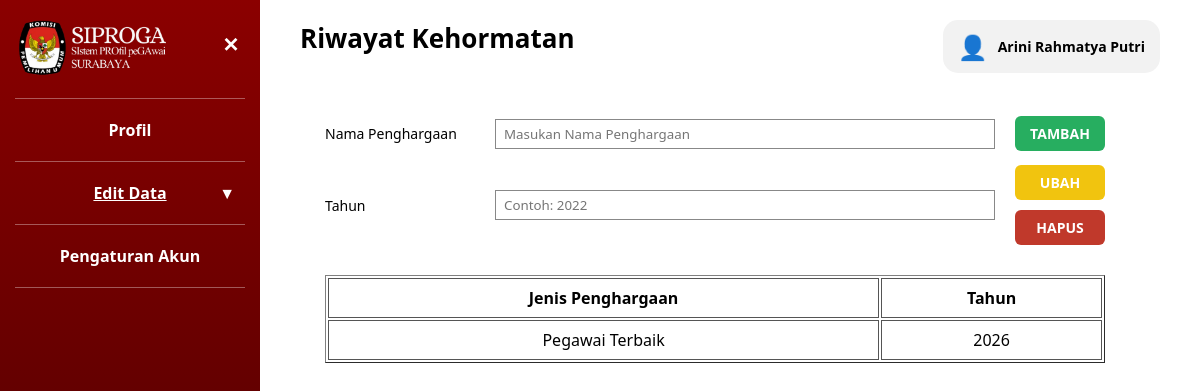
Screenshot of /pegawai/Edit_Riwayat_Kehormatan_User.php (signed in) with the database file from the repository.
### tables this page shows
CREATE TABLE `pegawai` (
  `nip` char(18) NOT NULL,
  `nama_pegawai` varchar(250) NOT NULL,
  `tempat_lahir` varchar(100) NOT NULL,
  `tanggal_lahir` date NOT NULL,
  `alamat` varchar(100) NOT NULL,
  `tmt_cpns` date DEFAULT NULL,
  `tmt_pns` date DEFAULT NULL,
  `no_telp` varchar(15) NOT NULL,
  `created_at` timestamp NOT NULL DEFAULT CURRENT_TIMESTAMP,
  `updated_at` timestamp NOT NULL DEFAULT CURRENT_TIMESTAMP ON UPDATE CURRENT_TIMESTAMP,
  `id_jenis_kelamin` int UNSIGNED NOT NULL,
  `id_agama` int UNSIGNED NOT NULL,
  `id_status_perkawinan` int UNSIGNED NOT NULL,
  `id_gol` int UNSIGNED NOT NULL,
  `id_unit_kerja` int UNSIGNED NOT NULL,
  `foto` varchar(50) NOT NULL,
  `tipe_karyawan` varchar(10) NOT NULL,
  `instansi` varchar(50) NOT NULL
);

CREATE TABLE `riwayat_kehormatan` (
  `id_riwayat_kehormatan` int UNSIGNED NOT NULL,
  `nip` char(18) NOT NULL,
  `nama_penghargaan` varchar(100) NOT NULL,
  `tahun` year NOT NULL
);

### pegawai/Edit_Riwayat_Kehormatan_User.php (the view, shortened to what this page needs)
<?php
include '../config/koneksi.php';
$nip = $_SESSION['nip'];
$query = mysqli_query($conn,"SELECT * FROM pegawai WHERE nip='$nip'");
$data = mysqli_fetch_assoc($query);
?>
<!DOCTYPE html>
<html lang="id">
<head>
    <link rel="stylesheet" href="../assets/style_edit.css">
    <link rel="stylesheet" href="../assets/style_tab.css">
</head>
<body class="role-user">
<aside class="sidebar-edit">
    <div class="logo_siproga">
      <img src="../auth/Logo_Siproga.png">
      <button class="tombol-menu" id="tombolMenu">✕</button>
    </div>
      <hr class="garis-menu" />
      <a href="Identitas_User.php" class="item-menu">Profil</a>
      <hr class="garis-menu" />
      <div class="item-menu aktif" id="menuEditData">
        Edit Data
        <span class="panah-menu" id="panahEditData">▼</span>
    </div>
    <hr class="garis-menu" />
    <a href="Pengaturan_Akun_User.php" class="item-menu">Pengaturan Akun</a>
      <hr class="garis-menu" />
    </aside>
<main class="konten">
    <h2>Riwayat Kehormatan</h2>
     <div class="user-profile" id="userProfile">
        <div class="user-info">
            <div class="user-icon">👤</div>
            <div class="user-text">
            <div class="user-name">
            <?= $data['nama_pegawai'] ?>
            </div>
            </div>
        </div>
        </div>
      <div class="bagian-identitas">
        <form method="POST" id="formUpload">
        <div class="baris-form" style="grid-template-columns:150px 500px 120px;">
            <label>Nama Penghargaan</label>
            <input type="text" name="nama_penghargaan"  placeholder="Masukan Nama Penghargaan">
            <button type="button" onclick="klikTambah()" class="tombol-tambah btn-kecil">
                TAMBAH
            </button>
        </div>
        <div class="baris-form" style="grid-template-columns:150px 500px 120px;">
            <label>Tahun</label>
            <input type="number" name="tahun" placeholder="Contoh: 2022">
            <div class="aksi-vertikal">
            <button type="button" onclick="klikUbahBeda('id_riwayat_kehormatan')" class="tombol-ubah btn-kecil">
                    UBAH
                </button>
                <button type="button" onclick="klikHapus('id_riwayat_kehormatan')" class="tombol-hapus btn-kecil">
                    HAPUS
                </button>
            </div>
        </div>
        <table class="tabel-riwayat" border="1" cellpadding="5">
        <thead>
        <tr>
        <th>Jenis Penghargaan</th>
        <th>Tahun</th>
        </tr>
        </thead>
        <tbody>
        <?php
        $data = mysqli_query($conn,"
        SELECT * FROM riwayat_kehormatan
        WHERE nip='$nip'
        ORDER BY tahun DESC
        ");
        while($row = mysqli_fetch_assoc($data)){
        echo "<tr onclick=\"pilihData('".$row['id_riwayat_kehormatan']."','".$row['nama_penghargaan']."','".$row['tahun']."')\">
        <td>".$row['nama_penghargaan']."</td>
        <td>".$row['tahun']."</td>
        </tr>";
        }
        ?>
        </tbody>
        </table>
        </form>
        </div>
</main>
</body>
</html>

### assets/style_edit.css (style rules this page uses)
.sidebar-edit { width: 260px; background: linear-gradient(to bottom, #8b0000, #3b0000); color: #fff; padding: 20px 15px; min-height: 100vh; }
.sidebar-edit .item-menu { display: block; padding: 8px 5px; font-weight: bold; text-align: center; cursor: pointer; color: #fff !important; text-decoration: none; }
.bagian-identitas { display: flex; align-items: flex-start; justify-content:center; gap: 60px; margin-top: 20px; }
.sidebar-edit .item-menu.aktif { text-decoration: underline; }
.tabel-riwayat tr { cursor:pointer; }
.tabel-riwayat { width:800px; margin-top:30px; }

### assets/style_tab.css (style rules this page uses)
* { box-sizing: border-box; font-family: "Segoe UI", Tahoma, sans-serif; }
body { margin: 0; min-height: 100vh; display: flex; background: #ffffff; }
.tombol-menu { background: none; border: none; color: #fff; font-size: 22px; cursor: pointer; font-weight: bold;font-weight: bold; }
.garis-menu { border: none; border-top: 1px solid rgba(255,255,255,0.35); margin: 12px 0; }
.item-menu { display: block; padding: 8px 5px; cursor: pointer; font-weight: bold; text-align: center; position: relative; }
.item-menu.aktif { text-decoration: underline; }
.panah-menu { position: absolute; right: 10px; top: 50%; transform: translateY(-50%); }
.konten { flex: 1; padding: 20px 40px 30px; position: relative; }
.konten h2 { margin: 0 0 25px; font-size: 26px; }
.baris-form { display: grid; grid-template-columns: 240px 1fr; align-items: center; margin-bottom: 14px; column-gap: 20px; }
.baris-form label { font-size: 14px; }
.baris-form input, .baris-form textarea { height: 30px; border: 1px solid #888; padding: 4px 8px; width: 100%; box-sizing: border-box; font-family: inherit; }
.tombol-ubah { background: #f1c40f; color: #fff; border: none; padding: 8px 22px; border-radius: 5px; font-weight: bold; cursor: pointer; }
.tombol-hapus { background: #c0392b; color: #fff; border: none; padding: 8px 22px; border-radius: 5px; font-weight: bold; cursor: pointer; text-decoration: none; }
.tombol-tambah { background: #27ae60; color: #fff; border: none; padding: 8px 22px; border-radius: 5px; font-weight: bold; cursor: pointer; }
.aksi-vertikal { display: flex; flex-direction: column; gap: 10px; }
.tabel-riwayat { width: 750px; max-width: 100%; margin-top: 30px; }
.tabel-riwayat th, .tabel-riwayat td { border: 0.8px solid #555; padding: 8px; text-align: center; }
.btn-kecil { width: 90px; padding: 8px 0; font-size: 14px; border-radius: 6px; }
.user-profile { position: absolute; top: 20px; right: 40px; cursor: pointer; z-index: 9999; }
.user-info { display: flex; align-items: center; gap: 10px; background: #f2f2f2; padding: 10px 15px; border-radius: 15px; }
.user-icon { font-size: 24px; }
.user-name { font-weight: bold; font-size: 14px; }
.logo_siproga { display: flex; align-items: flex-start; position: relative; }
.logo_siproga img { width: 170px; height: auto; padding-right: 12px; display: block; margin-bottom: 10px; }
.tombol-menu { font-size: 20px; background: none; border: none; color: white; cursor: pointer; position: absolute; right: 0px; top: 10px; }

### pegawai/Edit_Riwayat_Kehormatan_User.php (style rules this page uses)
.tabel-riwayat { width:780px; margin-top:30px; }
.bagian-identitas { display:flex; justify-content:center; margin-top: 60px; }

### pegawai/Notifikasi_Logout.php (style rules this page uses)
.user-profile { position: absolute; top: 20px; right: 40px; cursor: pointer; z-index: 9999; }
.user-info { display: flex; align-items: center; gap: 10px; background: #f2f2f2; padding: 10px 15px; border-radius: 15px; }
.user-icon { font-size: 24px; }
.user-name { font-weight: bold; font-size: 14px; }

### rows the page displays
pegawai: nama_pegawai "Arini Rahmatya Putri"
riwayat_kehormatan: nama_penghargaan "Pegawai Terbaik", tahun "2026"
